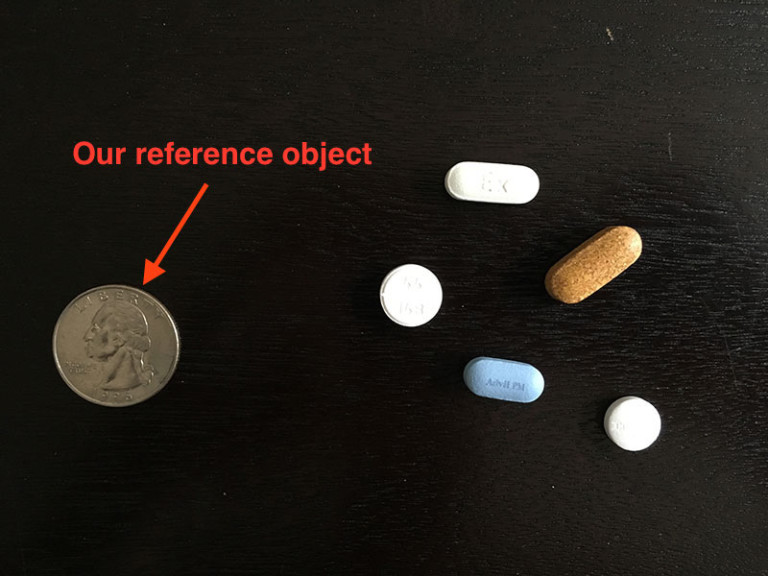
#> input picture PyImagesearch.com/coin.jpg, 768 x 576 px
$ jupyter execute 'Size of Objects.ipynb'
#> lines starting #> are read from the running program, lines starting #| are printed output that depends on the picture; after the words box and inside, x2 and y2 are one past the last pixel; in counts of white or black regions, pixels touching at a corner belong together
[cell 1]
from scipy.spatial import distance as dist
import cv2
import numpy as np
import imutils
from imutils import contours
from imutils import perspective

def midpoint(ptA, ptB):
    return ((ptA[0]+ptB[0])*0.5,(ptA[1]+ptB[1])*0.5)

image = cv2.imread('coin.jpg')
#> image is the input picture: shape (576, 768, 3); mean B, G, R 25.8, 31, 35.1

gray = cv2.cvtColor(image,cv2.COLOR_BGR2GRAY)
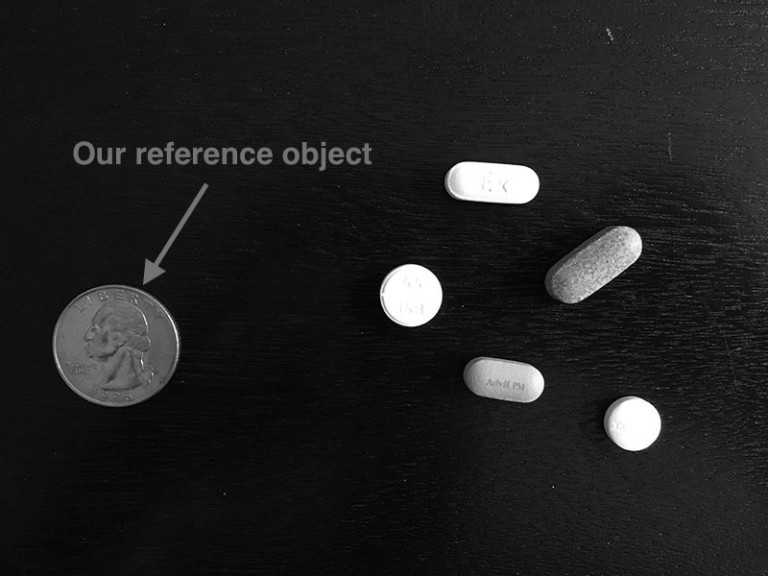
#> gray: shape (576, 768); min 0, max 255, mean 31.6
blur = cv2.GaussianBlur(gray,(7,7),0)

edged = cv2.Canny(gray, 50, 100)
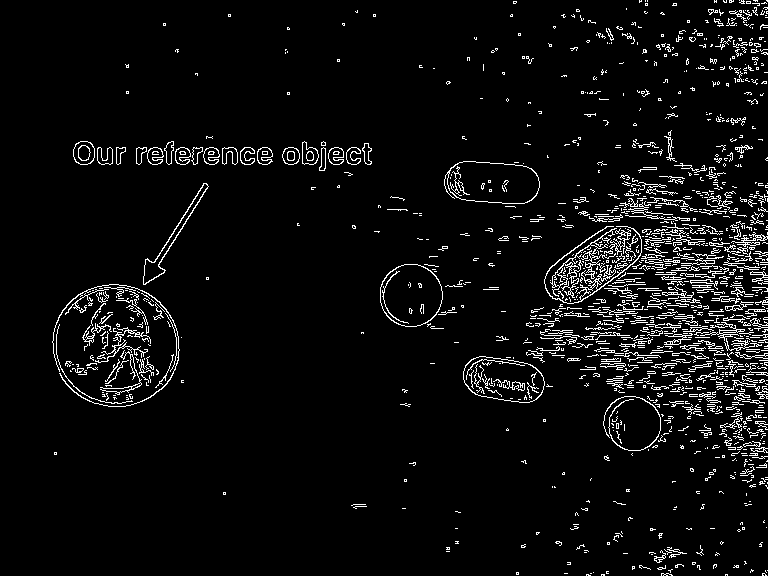
#> edged: shape (576, 768); 5.1% white in thin lines or dots
edged = cv2.dilate(edged, None, iterations=1)
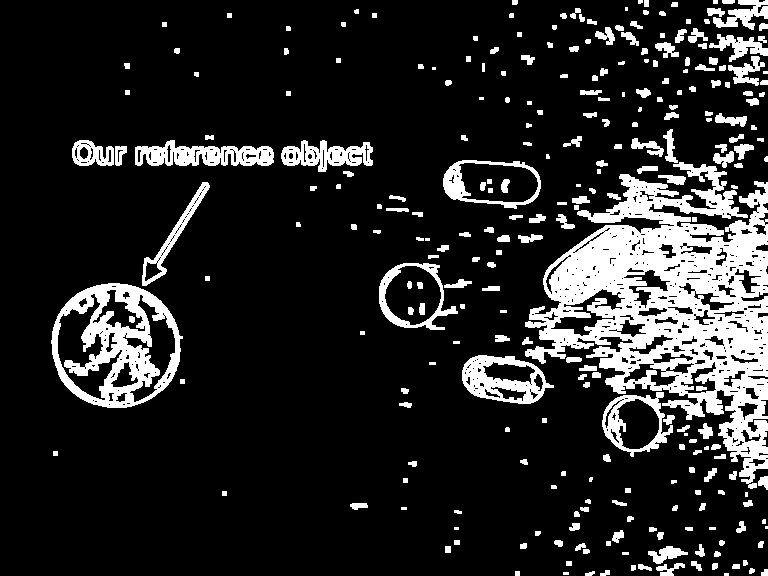
#> edged: shape (576, 768); 15.2% white; 270 white regions (22 under 20 px), largest, box (x1, y1, x2, y2) and area: (525, 162, 768, 489) 34093, (51, 283, 183, 408) 7226, (135, 140, 274, 166) 2224
edged = cv2.erode(edged, None, iterations=1)
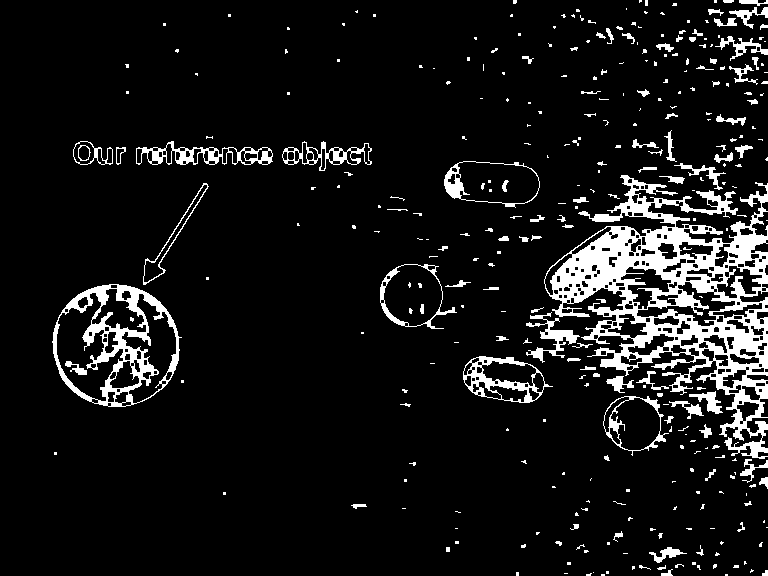
#> edged: shape (576, 768); 8.9% white; 325 white regions (226 under 20 px)

cnts = cv2.findContours(edged.copy(), cv2.RETR_EXTERNAL,cv2.CHAIN_APPROX_SIMPLE)
#> cnts = 312 contours, 254 with area under 20; largest, box (x1, y1, x2, y2) and area: (544, 175, 768, 459) 28710, (52, 284, 182, 407) 12154, (444, 161, 540, 208) 3372, (380, 264, 457, 329) 3203, (463, 356, 553, 403) 2901
cnts = imutils.grab_contours(cnts)

cnts, _ = contours.sort_contours(cnts)
pixelsPerMetric = None

for c in cnts:
    if cv2.contourArea(c) < 100:
        continue
    orig = image.copy()
    box = cv2.minAreaRect(c)
    box = cv2.boxPoints(box)
    box = np.array(box, dtype="int")

    box = perspective.order_points(box)
    cv2.drawContours(orig, [box.astype("int")], -1, (0, 255, 0), 2)

    for (x, y) in box:
        cv2.circle(orig, (int(x), int(y)), 5, (0, 0, 255), -1)

        (tl, tr, br, bl) = box
        (tltrX, tltrY) = midpoint(tl, tr)
        (blbrX, blbrY) = midpoint(bl, br)

        (tlblX, tlblY) = midpoint(tl, bl)
        (trbrX, trbrY) = midpoint(tr, br)

        cv2.circle(orig, (int(tltrX), int(tltrY)), 5, (255, 0, 0), -1)
        cv2.circle(orig, (int(blbrX), int(blbrY)), 5, (255, 0, 0), -1)
        cv2.circle(orig, (int(tlblX), int(tlblY)), 5, (255, 0, 0), -1)
        cv2.circle(orig, (int(trbrX), int(trbrY)), 5, (255, 0, 0), -1)

        cv2.line(orig, (int(tltrX), int(tltrY)), (int(blbrX), int(blbrY)),(255, 0, 255), 2)
        cv2.line(orig, (int(tlblX), int(tlblY)), (int(trbrX), int(trbrY)),(255, 0, 255), 2)

        dA = dist.euclidean((tltrX, tltrY), (blbrX, blbrY))
        dB = dist.euclidean((tlblX, tlblY), (trbrX, trbrY))

        if pixelsPerMetric is None:
            pixelsPerMetric = dB / 10

        dimA = dA / pixelsPerMetric
        dimB = dB / pixelsPerMetric

    cv2.imshow("Image", image)
    cv2.waitKey()
    cv2.destroyAllWindows()
#> this loop made 312 passes
#> c on passes 2, 6, 9: [[54, 452], [54, 454], [56, 454], [56, 452]], [[126, 91], [126, 93], [128, 93], [128, 91]], [[163, 23], [163, 25], [165, 25], [165, 23]]
#> after the loop, pixelsPerMetric = 12.71

$ run again, with PyImagesearch.com/scan.jpg copied over PyImagesearch.com/coin.jpg
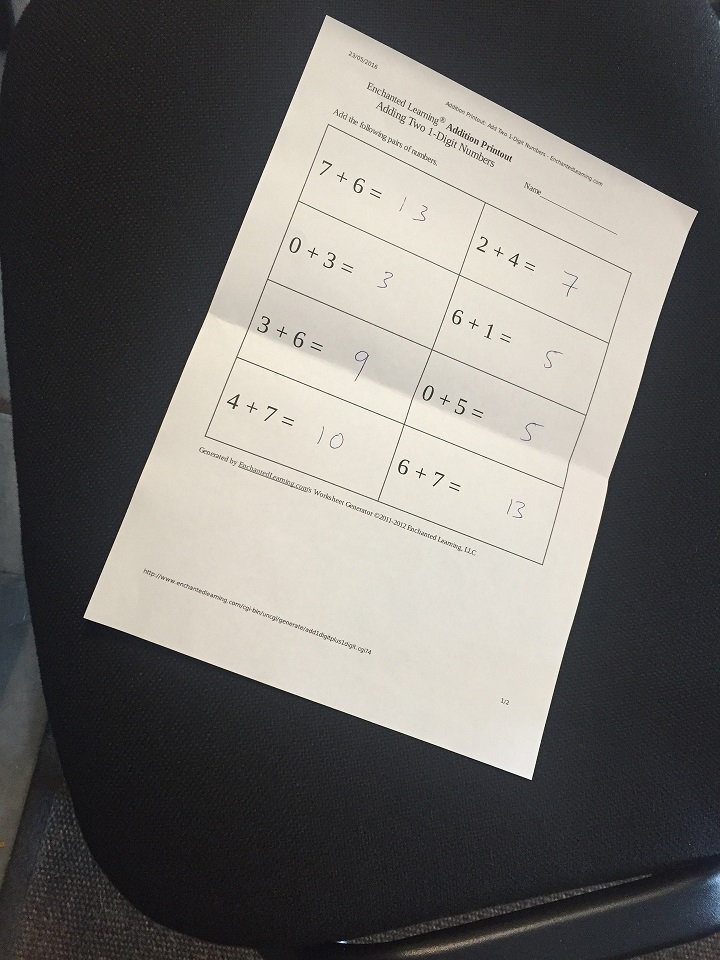
#> input picture PyImagesearch.com/scan.jpg, 720 x 960 px
#> image is the input picture: shape (960, 720, 3); mean B, G, R 106.2, 109.5, 111.7
#> `edged = cv2.Canny(gray, 50, 100)`:
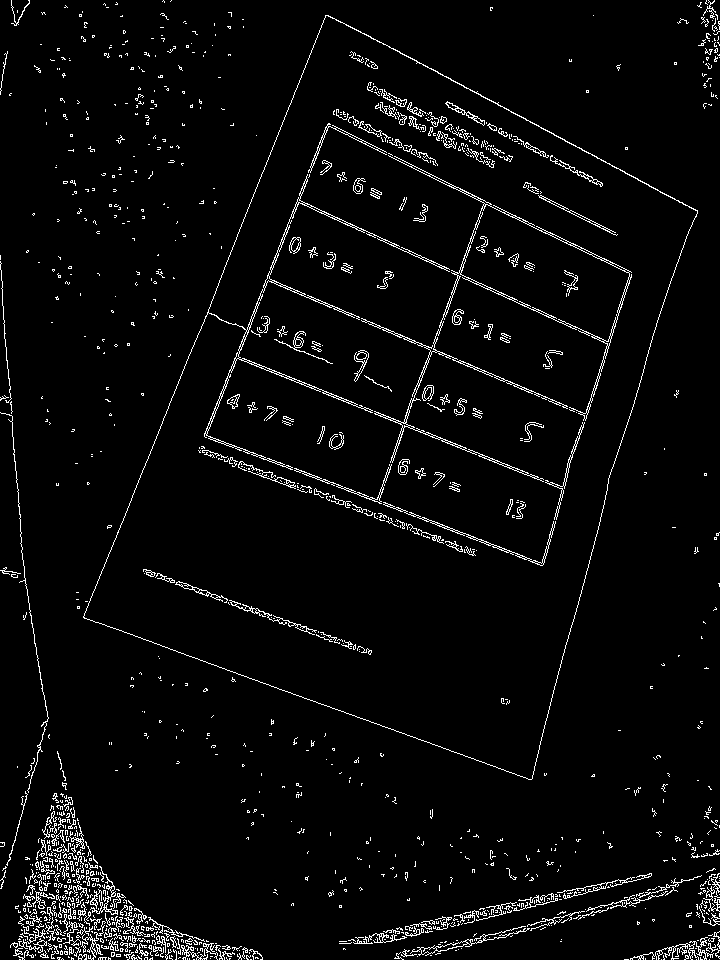
#> edged: shape (960, 720); 3.8% white in thin lines or dots
#> `edged = cv2.erode(edged, None, iterations=1)`:
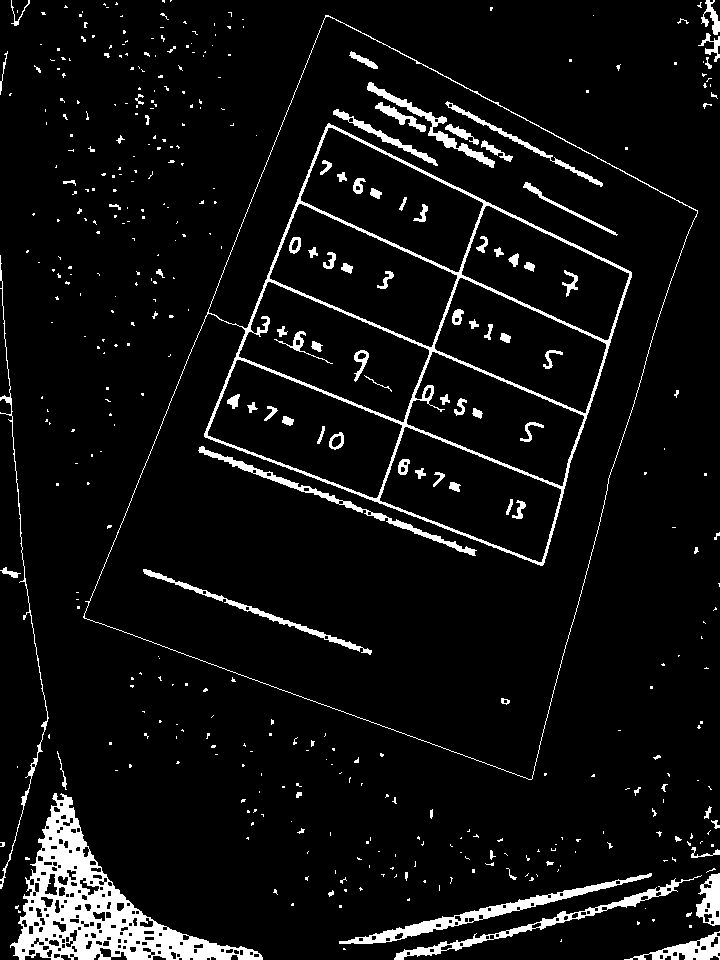
#> edged: shape (960, 720); 6.4% white; 436 white regions (338 under 20 px)
#> cnts = 383 contours, 363 with area under 20; largest, box (x1, y1, x2, y2) and area: (83, 15, 698, 780) 273665, (10, 793, 263, 960) 14670, (339, 873, 652, 944) 2369, (394, 875, 702, 960) 1801, (624, 931, 720, 960) 1017
#> the loop `for c in cnts:` made 383 passes
#> c on passes 9, 10, 16: [[17, 766], [17, 767]], [[17, 10], [17, 12]], [[38, 262], [39, 262]]
#> after the loop `for c in cnts:`: pixelsPerMetric = 4.8
